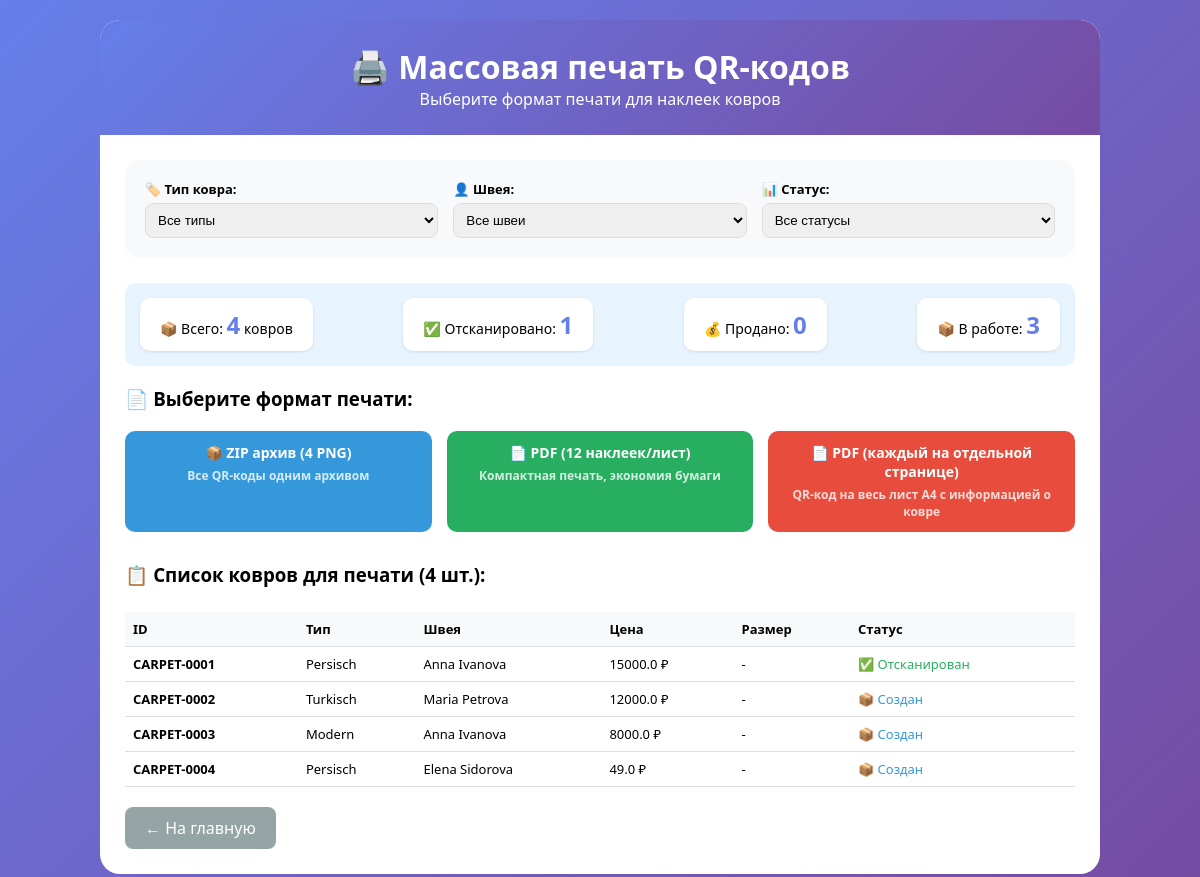
The page /mass_print_qr on the database as committed earlier.
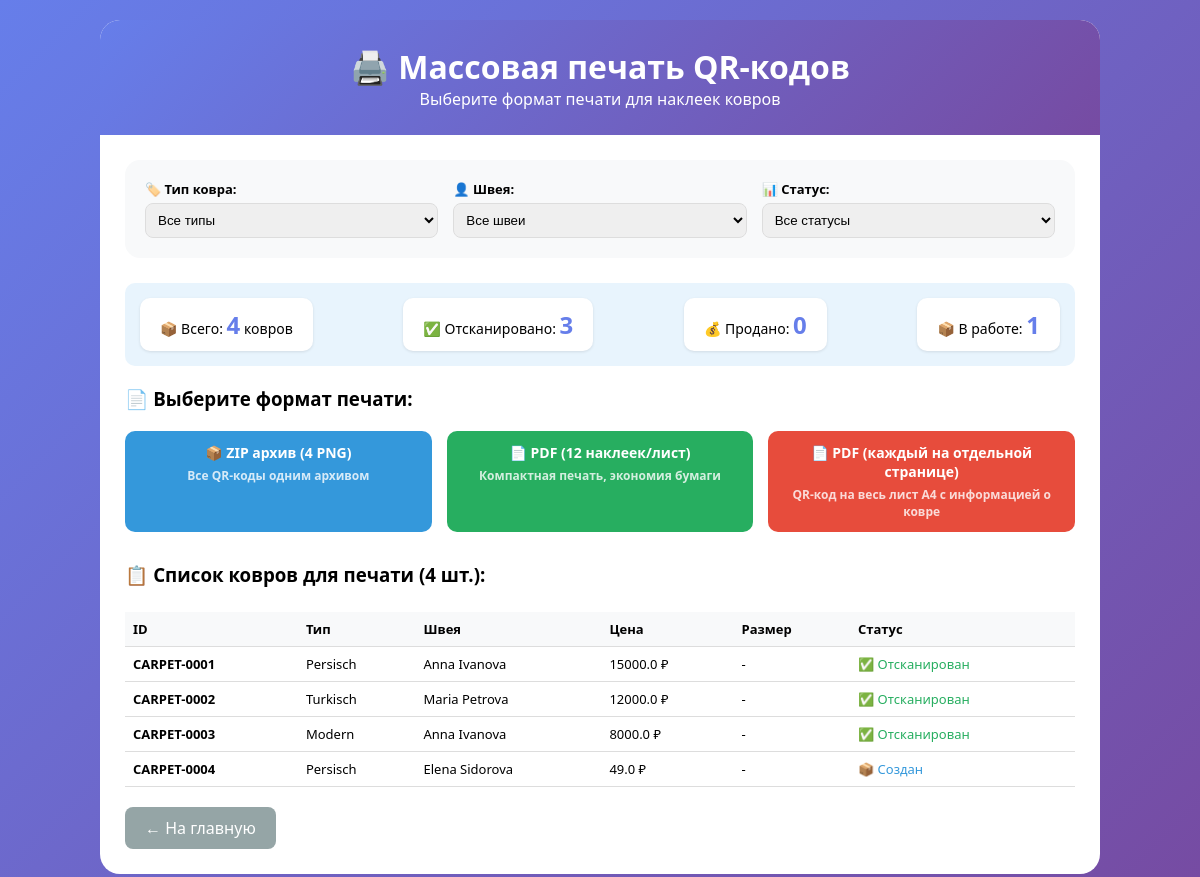
The same page on the database as committed later.
### app.py (models this page shows)
class Carpet(db.Model):
    id = db.Column(db.Integer, primary_key=True)
    carpet_id = db.Column(db.String(50), unique=True, nullable=False)
    carpet_type_id = db.Column(db.Integer, db.ForeignKey('carpet_type.id'), nullable=False)
    craftsman_id = db.Column(db.Integer, db.ForeignKey('craftsman.id'), nullable=False)
    price = db.Column(db.Float, nullable=False)
    size = db.Column(db.String(50))
    material = db.Column(db.String(100))
    color = db.Column(db.String(50))
    status = db.Column(db.String(50), default='created')
    scanned_at = db.Column(db.String(20), nullable=True)
    scanned_by = db.Column(db.String(50), default='admin')
    notes = db.Column(db.Text)
    qr_code_path = db.Column(db.String(200))
    created_at = db.Column(db.DateTime, default=datetime.utcnow)

class CarpetType(db.Model):
    id = db.Column(db.Integer, primary_key=True)
    name = db.Column(db.String(100), nullable=False, unique=True)
    base_price = db.Column(db.Float, nullable=False)
    description = db.Column(db.Text)
    created_at = db.Column(db.DateTime, default=datetime.utcnow)
    carpets = db.relationship('Carpet', backref='carpet_type_ref', lazy=True)

class Craftsman(db.Model):
    id = db.Column(db.Integer, primary_key=True)
    name = db.Column(db.String(100), nullable=False)
    phone = db.Column(db.String(20))
    created_at = db.Column(db.DateTime, default=datetime.utcnow)
    carpets = db.relationship('Carpet', backref='craftsman_ref', cascade="all, delete-orphan")

### app.py (the view)
@app.route('/mass_print_qr')
def mass_print_qr():
    carpet_type_id = request.args.get('carpet_type_id', '')
    craftsman_id = request.args.get('craftsman_id', '')
    status = request.args.get('status', '')
    query = Carpet.query
    if carpet_type_id:
        query = query.filter(Carpet.carpet_type_id == carpet_type_id)
    if craftsman_id:
        query = query.filter(Carpet.craftsman_id == craftsman_id)
    if status:
        query = query.filter(Carpet.status == status)
    carpets = query.all()
    return render_template('mass_print.html',
                         carpets=carpets,
                         carpet_types=CarpetType.query.all(),
                         craftsmen=Craftsman.query.all(),
                         selected_type=carpet_type_id,
                         selected_craftsman=craftsman_id,
                         selected_status=status)

### templates/mass_print.html (shortened to what the changed rows need)
<!DOCTYPE html>
<html lang="ru">
<head>
</head>
<body>
<div class="container">
    <div class="header">
        <h1>🖨️ Массовая печать QR-кодов</h1>
    </div>
    <div class="content">
        <div class="info">
            <div class="info-grid">
                <div class="info-item">✅ Отсканировано: <strong>{{ carpets|selectattr('status', 'equalto', 'scanned')|list|length }}</strong></div>
                <div class="info-item">📦 В работе: <strong>{{ carpets|selectattr('status', 'equalto', 'created')|list|length }}</strong></div>
            </div>
        </div>
        <div style="margin-top: 30px;">
            <div style="max-height: 300px; overflow-y: auto; margin-top: 10px;">
                <table>
                    <thead>
                        <tr>
                            <th>ID</th>
                            <th>Тип</th>
                            <th>Швея</th>
                            <th>Цена</th>
                            <th>Размер</th>
                            <th>Статус</th>
                        </tr>
                    </thead>
                    <tbody>
                        {% for carpet in carpets %}
                        <tr>
                            <td><strong>{{ carpet.carpet_id }}</strong></td>
                            <td>{{ carpet.carpet_type_ref.name if carpet.carpet_type_ref else '-' }}</td>
                            <td>{{ carpet.craftsman_ref.name if carpet.craftsman_ref else '-' }}</td>
                            <td>{{ carpet.price }} ₽</td>
                            <td>{{ carpet.size or '-' }}</td>
                            <td>
                                {% if carpet.status == 'created' %}
                                <span style="color: #3498db;">📦 Создан</span>
                                {% elif carpet.status == 'scanned' %}
                                <span style="color: #27ae60;">✅ Отсканирован</span>
                                {% else %}
                                <span style="color: #95a5a6;">💰 Продан</span>
                                {% endif %}
                            </td>
                        </tr>
                        {% endfor %}
                    </tbody>
                </table>
            </div>
        </div>
    </div>
</div>
</body>
</html>

Rows that differ between the two databases and show on the page:
changed Carpet "CARPET-0002": status "📦 Создан" → "✅ Отсканирован"
changed Carpet "CARPET-0003": status "📦 Создан" → "✅ Отсканирован"
Other text that changed with them:
{{ carpets|selectattr('status', 'equalto', 'scanned')|list|length }}: "1" → "3"
{{ carpets|selectattr('status', 'equalto', 'created')|list|length }}: "3" → "1"
